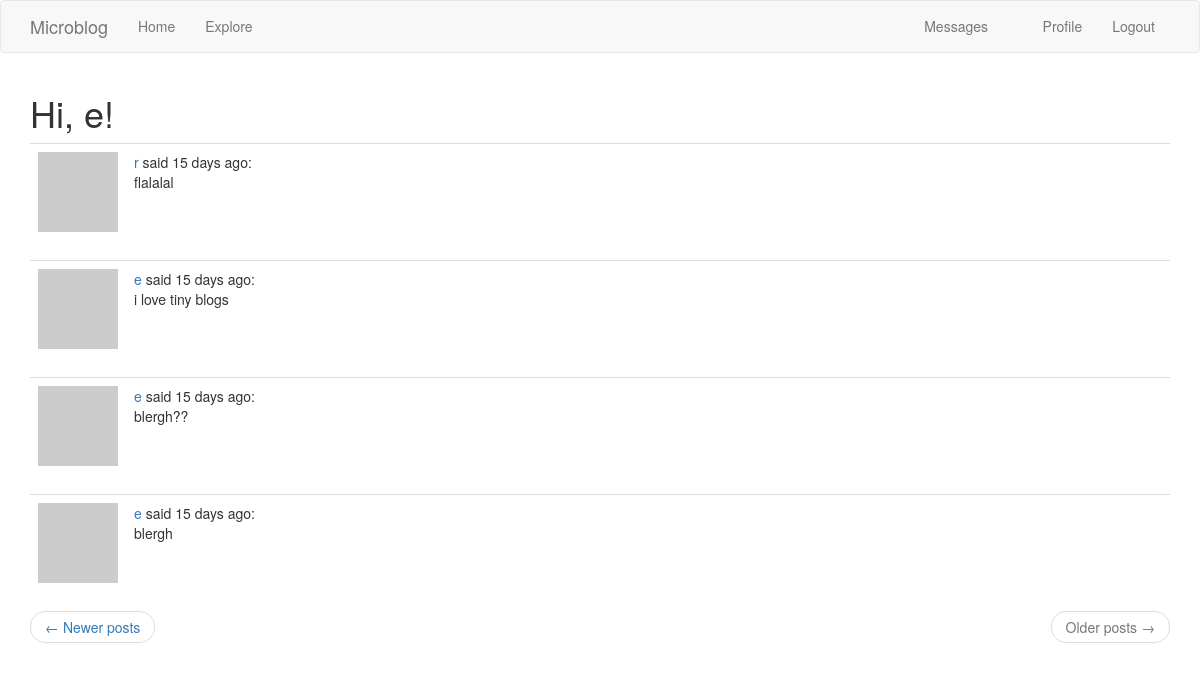
Screenshot of /explore?page=2 (signed in) with the database file from the repository.
### app/models.py (models this page shows, shortened)
class PaginatedAPIMixin(object):
    @staticmethod
    def to_collection_dict(query, page, per_page, endpoint, **kwargs): #first three SQLAlchemy query objects
        resources = query.paginate(page, per_page, False)
        data = {
            'items': [item.to_dict() for item in resources.items],
            '_meta': {
                'page': page,
                'per_page': per_page,
                'total_pages': resources.pages,
                'total_items': resources.total
            },
            '_links': {
                'self': url_for(endpoint, page=page, per_page=per_page, **kwargs),
                'next': url_for(endpoint, page=page+1, per_page=per_page, **kwargs) if resources.has_next else None,
                'prev': url_for(endpoint, page=page-1, per_page=per_page, **kwargs) if resources.has_prev else None
            }
        }
        return data

class User(PaginatedAPIMixin, UserMixin, db.Model):
    id = db.Column(db.Integer, primary_key=True)
    username = db.Column(db.String(64), index=True, unique=True)
    email = db.Column(db.String(120), index=True, unique=True)
    password_hash = db.Column(db.String(128))
    about_me = db.Column(db.String(140))
    last_seen = db.Column(db.DateTime, default = datetime.utcnow)
    posts = db.relationship('Post', backref='author', lazy='dynamic')
    followed = db.relationship(
        'User', secondary=followers,
        primaryjoin=(followers.c.follower_id == id),
        secondaryjoin=(followers.c.followed_id == id),
        backref=db.backref('followers', lazy='dynamic'), lazy='dynamic'
    )
    notifications = db.relationship('Notification', backref='user', lazy='dynamic')
    tasks = db.relationship('Task', backref='user', lazy='dynamic')
    def avatar(self, size):
        digest = md5(self.email.lower().encode('utf-8')).hexdigest()
        return 'https://www.gravatar.com/avatar/{}?d=retro&s={}'.format(digest, size)
    messages_sent = db.relationship('Message',
        foreign_keys='Message.sender_id',
        backref='author',
        lazy='dynamic')
    messages_received = db.relationship('Message',
        foreign_keys='Message.recipient_id',
        backref='recipient',
        lazy='dynamic')
    last_message_read_time = db.Column(db.DateTime)
    def new_messages(self):
        last_read_time = self.last_message_read_time or datetime(1900, 1, 1)
        return Message.query.filter_by(recipient=self).filter(
            Message.timestamp > last_read_time).count()
    def get_tasks_in_progress(self):
        return Task.query.filter_by(user=self, complete=False).all()

class Post(db.Model):
    id = db.Column(db.Integer, primary_key=True)
    body = db.Column(db.String(140))
    timestamp = db.Column(db.DateTime, index=True, default=datetime.utcnow)
    user_id = db.Column(db.Integer, db.ForeignKey('user.id'))

### app/main/routes.py (the view)
@bp.route('/explore')
@login_required
def explore():
    page = request.args.get('page', 1, type=int)
    posts = Post.query.order_by(Post.timestamp.desc()).paginate(
        page, current_app.config['POSTS_PER_PAGE'], False
    )
    next_url = url_for('main.explore', page=posts.next_num) if posts.has_next else None
    prev_url = url_for('main.explore', page=posts.prev_num) if posts.has_prev else None
    return render_template('index.html', title='Explore', posts=posts.items, next_url=next_url, prev_url=prev_url) #just reuse the index template

### app/main/routes.py (called while the page is built)
@bp.before_app_request
def before_request():
    if current_user.is_authenticated:
        current_user.last_seen = datetime.utcnow()
        db.session.commit()

### app/models.py (called while the page is built)
@login.user_loader
def load_user(id):
    return User.query.get(int(id))

### app/templates/index.html (shortened to what this page needs)
{% extends "base.html" %}
{% import 'bootstrap/wtf.html' as wtf %}
{% block app_content %}
    <h1>Hi, {{ current_user.username }}!</h1>
    {% for post in posts %}
        {% include '_post.html' %}
    {% endfor %}
    <nav aria-label="...">
        <ul class="pager">
            <li class="previous{% if not prev_url %} disabled{% endif %}">
                <a href="{{ prev_url or '#' }}">
                    <span aria-hidden="true">&larr;</span> Newer posts
                </a>
            </li>
            <li class="next{% if not next_url %} disabled{% endif %}">
                <a href="{{ next_url or '#' }}">
                    Older posts <span aria-hidden="true">&rarr;</span>
                </a>
            </li>
        </ul>
    </nav>
{% endblock %}

### app/templates/_post.html
<table class="table table-hover">
    <tr>
        <td width="70px">
            <a href="{{ url_for('main.user', username=post.author.username) }}">
                <img src="{{ post.author.avatar(70) }}" />
            </a>
        </td>
        <td>
            <a href="{{ url_for('main.user', username=post.author.username) }}">
                {{ post.author.username }}
            </a>
            said {{ moment(post.timestamp).fromNow() }}:
            <br>
            {{ post.body }}
        </td>
    </tr>
</table>

### rows the page displays
User: username "e"
Post: author.username "r", timestamp "15 days ago", body "flalalal"
Post: author.username "e", timestamp "15 days ago", body "i love tiny blogs"
Post: author.username "e", timestamp "15 days ago", body "blergh??"
Post: author.username "e", timestamp "15 days ago", body "blergh"
